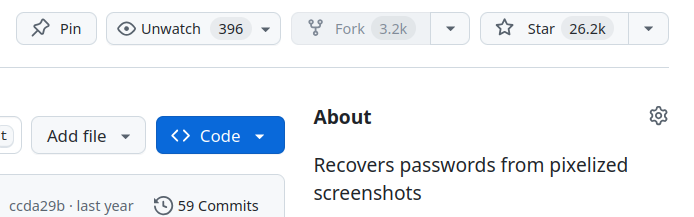
#> input picture images/stars.png, 694 x 217 px
$ python tool_gen_pixelated.py --image images/stars.png
#> lines starting #> are read from the running program, lines starting #| are printed output that depends on the picture
### depixlib/LoadedImage.py
from __future__ import annotations

from typing import cast
from PIL import Image


class LoadedImage:
    def __init__(self, path: str) -> None:
#> called with path = 'images/stars.png'
        self.path = path
        self.loadedImage = Image.open(self.path)
#> self.loadedImage is the input picture: PIL image 694x217 RGBA; mean R, G, B, A 238.4, 242.2, 246.4, 255
        self.width = self.loadedImage.size[0]
#> self.width = 694
        self.height = self.loadedImage.size[1]
#> self.height = 217
        self.imageData = self.__loadImageData()

    def getCopyOfLoadedPILImage(self) -> Image.Image:
        return self.loadedImage.copy()

    def __loadImageData(self) -> list[list[tuple[int, int, int]]]:
        """Load data from image with getdata() because of the speed increase over consecutive calls to getpixel"""
        _imageData = [[y for y in range(self.height)] for x in range(self.width)]

        rawData = self.loadedImage.getdata()
        rawDataCount = 0

        # because getdata returns the image as one big list
        for y in range(self.height):
            for x in range(self.width):

                _imageData[x][y] = rawData[rawDataCount][0:3]
                rawDataCount += 1
#> after the loop, rawDataCount = 150598
#> in __init__, `self.imageData = self.__loadImageData()`: self.imageData = 694 items
        return cast(list[list[tuple[int, int, int]]], _imageData)

### depixlib/helpers.py
import os
import argparse
from typing import cast, Tuple


def check_file(s: str) -> str:
    """Check if file exists."""
    if os.path.isfile(s):
        return s
    else:
        raise argparse.ArgumentTypeError(f"{s!r} is not a file.")


# [19 lines left out: function check_color, not called in this run]


def rgb_to_hex(color: Tuple[int, int, int]) -> str:
    """Convert RGB tuple to hex string."""
    return f"#{color[0]:02x}{color[1]:02x}{color[2]:02x}"


# [26 lines left out: functions hex_to_rgb, calculate_color_distance, are_colors_similar, not called in this run]

### tool_gen_pixelated.py
"""
Tool to generate pixelated images for testing.
"""
from __future__ import annotations

import argparse
import logging
from pathlib import Path

from depixlib.helpers import check_file
from depixlib.LoadedImage import LoadedImage

logging.basicConfig(
    format="%(asctime)s - %(levelname)s - %(message)s",
    level=logging.INFO
)
logger = logging.getLogger(__name__)


def parse_args() -> argparse.Namespace:
    """Parse command line arguments."""
    parser = argparse.ArgumentParser(
        description="Generate pixelized image from a given image.",
        formatter_class=argparse.RawDescriptionHelpFormatter,
        epilog="""
Example usage:
    python3 tool_gen_pixelated.py -i input.png -o pixelated.png
    python3 tool_gen_pixelated.py -i input.png -o output.png --blocksize 10
    python3 tool_gen_pixelated.py -i input.png --method linear
        """
    )
    parser.add_argument(
        "-i", "--image",
        help="Path to image to pixelize",
        required=True,
        type=check_file,
        metavar="PATH"
    )
    parser.add_argument(
        "-o", "--outputimage",
        help="Path to output image (default: output_pixelated.png)",
        default="output_pixelated.png",
        metavar="PATH"
    )
    parser.add_argument(
        "-b", "--blocksize",
        help="Size of pixelation blocks (default: 5)",
        default=5,
        type=int,
        metavar="N"
    )
    parser.add_argument(
        "-m", "--method",
        help="Averaging method (default: gamma)",
        default="gamma",
        choices=["gamma", "linear"],
        metavar="METHOD"
    )
    return parser.parse_args()


def pixelate_gamma_corrected(
    image: LoadedImage,
    block_size: int
) -> list[list[tuple[int, int, int]]]:
    """
    Pixelate using gamma-corrected averaging (mimics most screenshot tools).

    Args:
        image: Input image
        block_size: Size of pixelation blocks

    Returns:
        2D array of RGB tuples
    """
#> called with block_size = 5
    output_data = [[None for _ in range(image.height)] for _ in range(image.width)]

    for x in range(0, image.width, block_size):
        for y in range(0, image.height, block_size):
            # Calculate block boundaries
            max_x = min(x + block_size, image.width)
            max_y = min(y + block_size, image.height)

            # Accumulate RGB values
            r_sum = g_sum = b_sum = 0
            pixel_count = 0

            for xx in range(x, max_x):
                for yy in range(y, max_y):
                    pixel = image.imageData[xx][yy]
                    r_sum += pixel[0]
                    g_sum += pixel[1]
                    b_sum += pixel[2]
                    pixel_count += 1

            # Calculate average
            avg_r = int(r_sum / pixel_count)
            avg_g = int(g_sum / pixel_count)
            avg_b = int(b_sum / pixel_count)
            avg_color = (avg_r, avg_g, avg_b)

            # Apply average to all pixels in block
            for xx in range(x, max_x):
                for yy in range(y, max_y):
                    output_data[xx][yy] = avg_color
#> after the loop, output_data = 694 items

    return output_data


# [56 lines left out: function pixelate_linear, not called in this run]


def main() -> None:
    """Main pixelation function."""
    args = parse_args()

    try:
        # Validate block size
        if args.blocksize < 1:
            raise ValueError("Block size must be at least 1")
        if args.blocksize > 100:
            logger.warning(
                "Block size %d is very large. Consider using smaller value.",
                args.blocksize
            )

        # Load image
        logger.info("Loading image from %s", args.image)
        image = LoadedImage(args.image)
        logger.info("Image size: %dx%d", image.width, image.height)

        # Create output image
        output_image = image.getCopyOfLoadedPILImage()

        # Pixelate based on method
        logger.info(
            "Pixelating with block size %d using %s method",
            args.blocksize,
            args.method
        )

        if args.method == "linear":
            output_data = pixelate_linear(image, args.blocksize)
        else:
            output_data = pixelate_gamma_corrected(image, args.blocksize)
#> output_data = 694 items

        # Apply pixelated data to output image
        for x in range(image.width):
            for y in range(image.height):
                if output_data[x][y] is not None:
                    output_image.putpixel((x, y), output_data[x][y])
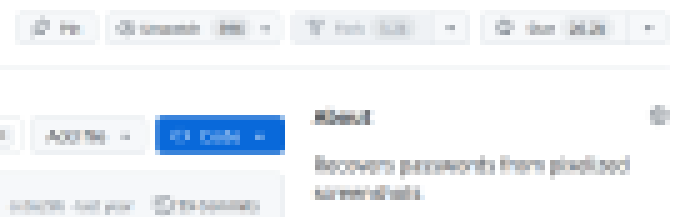
#> output_image: PIL image 694x217 RGBA; mean R, G, B, A 238.3, 242, 246.3, 255

        # Save output
        output_path = Path(args.outputimage)
        output_path.parent.mkdir(parents=True, exist_ok=True)
        output_image.save(str(output_path))
        logger.info("Successfully saved pixelated image to: %s", args.outputimage)

        # Calculate statistics
        total_pixels = image.width * image.height
#> total_pixels = 150598
        blocks_x = (image.width + args.blocksize - 1) // args.blocksize
#> blocks_x = 139
        blocks_y = (image.height + args.blocksize - 1) // args.blocksize
#> blocks_y = 44
        total_blocks = blocks_x * blocks_y
#> total_blocks = 6116
        compression_ratio = total_pixels / total_blocks
#> compression_ratio = 24.62

        logger.info("\n=== Statistics ===")
        logger.info("Original pixels: %d", total_pixels)
        logger.info("Pixelated blocks: %d (%dx%d)", total_blocks, blocks_x, blocks_y)
        logger.info("Compression ratio: %.2fx", compression_ratio)

    except Exception as e:
        logger.error("Error during pixelation: %s", str(e), exc_info=True)
        raise


if __name__ == "__main__":
    main()
